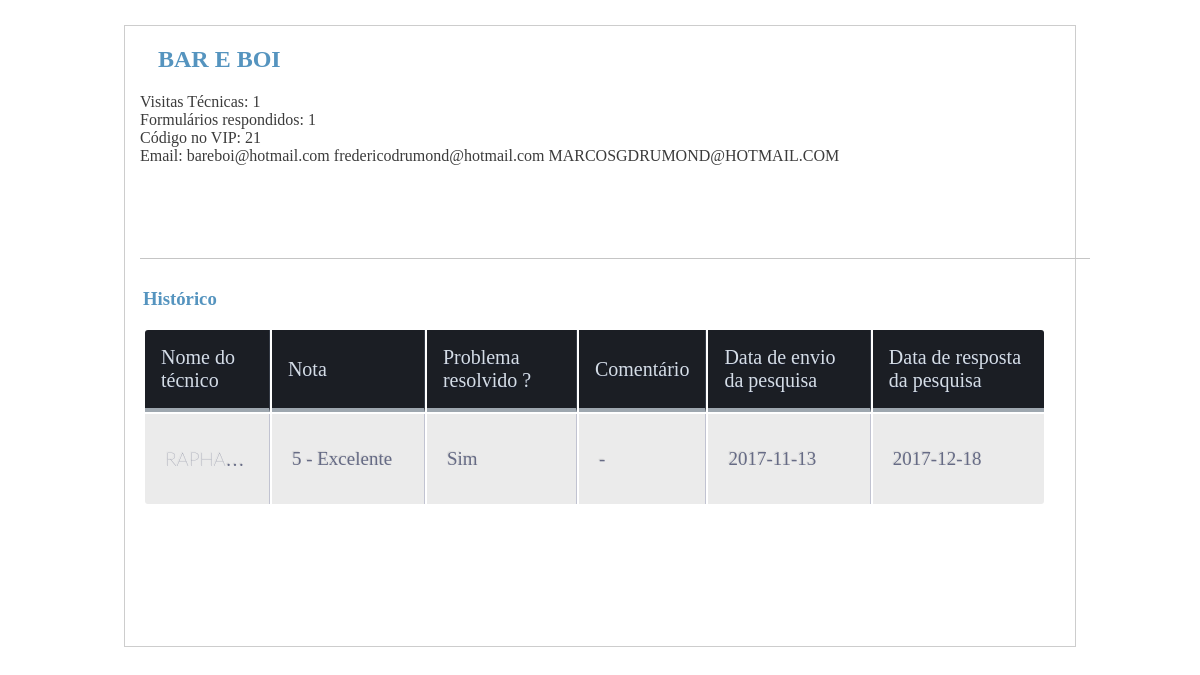
Screenshot of /Management/pages/mainprofile.php?profile=82&type=c (signed in) with the database file from the repository.
### tables this page shows
CREATE TABLE `customer` (
  `idcustomer` int(10) UNSIGNED NOT NULL,
  `name` varchar(200) NOT NULL,
  `emails` varchar(200) NOT NULL,
  `tecnical_visits` int(11) NOT NULL,
  `forms_answereds` int(11) NOT NULL,
  `V11_ID` int(11) NOT NULL,
  `effectiviness` double NOT NULL DEFAULT '0',
  `avaliation_avarage` double NOT NULL DEFAULT '0'
);

CREATE TABLE `form` (
  `idform` int(10) UNSIGNED NOT NULL,
  `commentary` varchar(200) DEFAULT NULL,
  `idcustomer` int(11) DEFAULT NULL,
  `idemployee` int(11) DEFAULT NULL,
  `evaluation_value` int(11) DEFAULT NULL,
  `issue_solve` varchar(10) DEFAULT NULL,
  `request_sent` date NOT NULL,
  `request_answered` date NOT NULL
);

CREATE TABLE `employee` (
  `idemployee` int(10) UNSIGNED NOT NULL,
  `name` varchar(100) NOT NULL,
  `note_avarage` double NOT NULL,
  `issue_sol_avarage` double NOT NULL,
  `V11_code` int(11) NOT NULL,
  `visits` int(11) NOT NULL
);

### Management/php/class/Customer.php (called while the page is built, shortened)
<?php
include_once '../php/DataBaseQuerys.php';
class Customer extends Entity{
    private $email;
    private $forms_respondidos;
    function __construct($i){
        $getinfo = LoadDataFrom($i, "customer");
        $this->name = utf8_encode($getinfo["name"]);
        $this->email = utf8_encode($getinfo["emails"]);
        $this->visitas = $getinfo["tecnical_visits"];
        $this->forms_respondidos = $getinfo["forms_answereds"];
        $this->v11_id = $getinfo["V11_ID"];
    }
    public function GetName(){
        return $this->name;
    }
    public function GetV11_Code(){
        return $this->v11_id;
    }
    public function GetTotalOfVisits(){
        return $this->visitas;
    }
    public function LoadHistoric(){
        LoadHistoric("customer", $this->v11_id);
    }
    public function GetEmails(){
        return $this->email;
    }
    public function GetForms_Answereds(){
        return $this->forms_respondidos;
    }
}
?>

### Management/pages/mainprofile.php (the view, shortened to what this page needs)
<?php
include '../php/DataBaseQuerys.php';
if($_GET["type"] == "c"){
    include '../php/class/Customer.php';
    $prof = new Customer($_GET["profile"]);
}
else {
    include '../php/class/Employee.php';
    $prof = new Employee($_GET["profile"]);
}
?>
<!DOCTYPE HTML>
<HTML>
<head>
    <link href="../css/profileInfos.css" rel="stylesheet" type="text/css" />
    <link href="../css/table.css" rel="stylesheet" type="text/css" />
</head>
<body ng-app="">
    <div id="profilebody">
        <div id="content">
        <div id="sub-cont2">
        <?php
        echo "<h2>".$prof->GetName()."</h2>";
        echo "<label>Visitas Técnicas:  ".$prof->GetTotalOfVisits()."</label>";
        if($_GET["type"] == "c"){
            echo "<label>Formulários respondidos:  ".$prof->GetForms_Answereds()." </label>";
        }
        echo "<label>Código no VIP:  ".$prof->GetV11_Code()."</label>";
        if($_GET["type"] == "c")echo "<label>Email:  ".$prof->GetEmails()."</label>";
        else if($_GET["type"] == "e"){
            echo "<label>Nota média:  ".$prof->GetNote_avarage(). "</label>";
            echo "<label>Média de solução de problemas:  ".$prof->GetIssue_avarage(). "</label>";
        }
        ?>
        </div>
        </div>
        <div class="content-sub">
        <h3>Histórico</h3>
        <table id="maintable" class="table-fill">
            <thead class="text-left">
                <?php  LoadTableColuns($_GET["type"]);?>
            </thead>
            <tbody class="table-hover">
                <?php $prof->LoadHistoric();?>
            </tbody>
        </table>
        </div>
    </div>
</body>
</html>

### Management/php/DataBaseQuerys.php (shortened to what this page needs)
  <?php
$connection = Database::getConnection();
function formatarComentario($commentary){
    if($commentary == null || $commentary == "") {
        return "<td>-</td>";
    }
    else{
        return "<td data-toggle='tooltip' title='".utf8_encode($commentary)."'>".utf8_encode($commentary)."</td>";
    }
}
function tratarNotaDeAvaliacao($nota){
    if($nota == 5)  return "<td title = '5 - Excelente'>5 - Excelente</td>";
    else if($nota == 4)  return "<td title = '4 - Muito bom'>4 - Muito bom</td>";
    else if($nota == 3)  return "<td title = '3 - Bom'>3 - Bom</td>";
    else if($nota == 2)  return "<td title = '2 - Regular'>2 - Regular</td>";
    return "<td title = '1 - Ruim'>1 - Ruim</td>";
}
function tratarSolucaoDoProblema($issue_solved){
    if($issue_solved == "yes"){
        return "Sim";
    }
    return "Não";
}
function LoadDataFrom($id, $table){
    global $connection;
    $result = $connection->query("SELECT * FROM $table WHERE id$table = $id");
    $output = $result->fetch_assoc();
    if($result->num_rows > 0){
        return $output;
    }
    else{
        return null;
    }
}
function LoadTableColuns($kind){
    if($kind == "c"){
        echo "<th>Nome do técnico</th>";
    }
echo "<th id='nota'>Nota</th>";
echo "<th>Problema resolvido ?</th>";
echo "<th>Comentário</th>";
echo "<th>Data de envio da pesquisa</th>";
echo "<th>Data de resposta da pesquisa</th>";
}
function LoadHistoric($from, $id_vip){
    global $connection;
    $identity = "id".$from;
    $result = $connection->query("SELECT customer.idcustomer, employee.idemployee, evaluation_value,issue_solve,commentary, request_sent, request_answered from ((form
    inner join customer on form.idcustomer = customer.V11_ID)
    inner join employee on form.idemployee = employee.V11_code)
    where form.".$identity."= $id_vip order by idform desc");
    if($result->num_rows > 0)
    {
        while($row = $result->fetch_assoc())
        {
            if($from == "employee"){
                $result2 = $connection->query("select name from customer where idcustomer =".$row["idcustomer"]);
            }
            else{
                $result2 = $connection->query("select name from employee where idemployee =".$row["idemployee"]);
            }
            $row2 = $result2->fetch_assoc();
            if($from == "employee"){
                echo "<tr><td><a class='linkname' href='../pages/mainprofile.php?profile=".$row["idcustomer"]."&type=c'>".utf8_encode($row2["name"])."</a></td>";
            }
            else{
                echo "<tr><td><a class='linkname' href='../pages/mainprofile.php?profile=".$row["idemployee"]."&type=e'>".utf8_encode($row2["name"])."</a></td>";
            }
            echo tratarNotaDeAvaliacao($row["evaluation_value"]);
            echo "<td>".tratarSolucaoDoProblema($row["issue_solve"])."</td>";
            echo formatarComentario($row["commentary"]);
            echo "<td>".$row["request_sent"]."</td>";
            echo "<td>".$row["request_answered"]."</td></tr>";
        }
    }
}
?>

### Management/css/ProfileInfos.css (style rules this page uses)
#profilebody h3, h2, table { margin-left: 18px; }
#profilebody h3, h2 { color: #5594BF; }
#profilebody { border: 1px solid #CDCDCD; margin: 0 auto; margin-top: 25px; width: 950px; overflow: auto; display: table; height: 620px; background-color: #fff; }
#profilebody table { width: 95%; }
td { height: 50px; }
#nota { width: 120px; }
#profilebody div { display: inline-block; }
#content { width: 100%; align-content: center; padding: 0px 15px; }
#content { margin-bottom: 10px; }
#sub-cont2 { width: 100%; height: 232px; border-bottom: 1px solid #C5C5C5; border-spacing: 1px 10px; border-collapse: separate; }
#content label { color: rgb(59, 59, 59); }
#content label, h3 { display: block; }
.content-sub { width: 100%; }

### Management/css/table.css (style rules this page uses)
.linkname { text-decoration: none; font-family: 'Lato'; color: #666B85; }
th { color: #D5DDE5; background: #1b1e24; cursor: default; border-bottom: 4px solid #9ea7af; border-right: 1px solid #343a45; font-size: 20px; font-weight: 50; padding: 16px; text-align: left; text-shadow: 0 1px 1px rgba(6, 38, 182, 0.1); vertical-align: middle; }
th:first-child { border-top-left-radius: 3px; }
th:last-child { border-top-right-radius: 3px; border-right: none; }
tr { border-top: 1px solid #C1C3D1; border-bottom: 1px solid #C1C3D1; color: #666B85; font-size: 13px; font-weight: normal; text-shadow: 0 1px 1px rgba(256, 256, 256, 0.1); }
tr:first-child { border-top: none; }
tr:last-child { border-bottom: none; }
tr:nth-child(odd) td { background: #EBEBEB; }
tr:last-child td:first-child { border-bottom-left-radius: 3px; }
tr:last-child td:last-child { border-bottom-right-radius: 3px; }
td { background: #FFFFFF; padding: 20px; text-align: left; vertical-align: middle; font-weight: 50; font-size: 19px; max-width: 40px; white-space: nowrap; overflow: hidden; cursor: default; text-overflow: ellipsis; text-shadow: -1px -1px 1px rgba(0, 0, 0, 0.1); border-right: 1px solid #C1C3D1; }
td:last-child { border-right: 0px; }

### rows the page displays
customer: name "BAR E BOI", tecnical_visits "1", forms_answereds "1", V11_ID "21", emails "bareboi@hotmail.com fredericodrumond@hotmail.com MARCOSGDRUMOND@HOTMAIL.COM"
form: employee.name "RAPHA…", evaluation_value "5 - Excelente", issue_solve "Sim", request_sent "2017-11-13", request_answered "2017-12-18"
